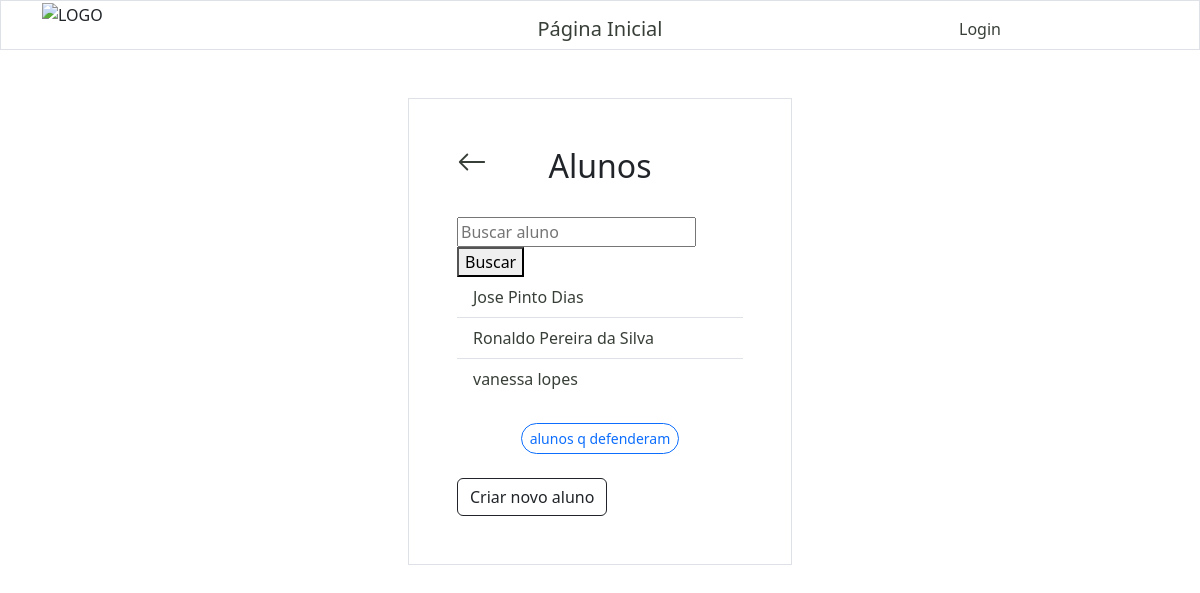
Page /alunos/ on the earlier database version.
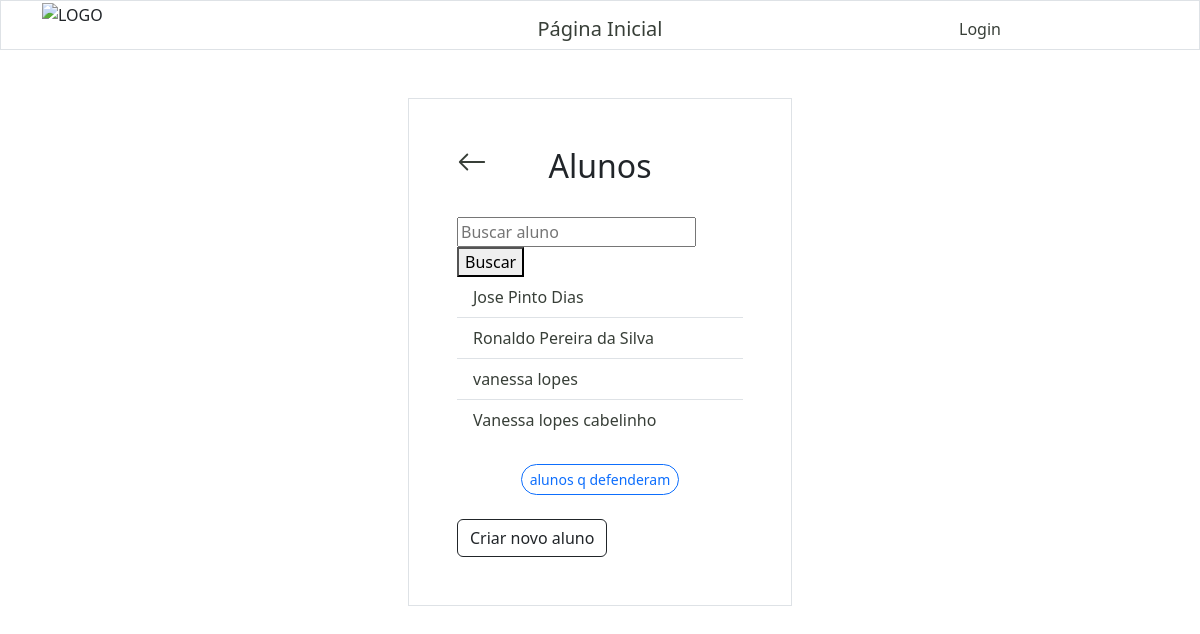
Same page on the later database version.
### alunos/models.py (models this page shows, shortened)
class Aluno(models.Model):
    nome = models.CharField(max_length=255)
    sobrenome = models.CharField(max_length=255)
    curso = models.ForeignKey(Turma, on_delete=models.SET_NULL, null=True)
    orientadores = models.ManyToManyField('docentes.Docente', related_name='alunos_orientados')
    defesa = models.BooleanField(blank=True)
    data_defesa = models.DateField(null=True, blank=True)
    artigo = models.URLField(max_length=400, blank=True)
    bolsista = models.CharField(max_length=30)
    obs = models.TextField(max_length=255, blank=True)
    email = models.EmailField(max_length=255, null=True)
    matricula = models.CharField(max_length=20, null=True)

### alunos/views.py (the view)
# urls.py: path('alunos/', views.alunos, name='alunos'),
def alunos(request):
    query = request.GET.get('aluno')
    if query:
        keywords = query.split()
        query_list = []
        for keyword in keywords:
            query_list.append(Q(nome__icontains=keyword) | Q(sobrenome__icontains=keyword))
        pesquisa = Q()
        for query_item in query_list:
            pesquisa |= query_item
        alunosValues = Aluno.objects.filter(pesquisa)
    else:
        alunosValues = Aluno.objects.all()
    aluno_defendeu = Aluno.objects.filter(defesa=True)
    context = {'alunosValues': alunosValues, 'aluno_defendeu': aluno_defendeu}
    return render(request, 'alunosList.html', context)

### alunos/templates/alunosList.html (shortened to what this page needs)
{% extends "master.html" %}
{% block content %}
    {% include "header.html" %}
    <div class="row">
        <div class="col"></div>
        <div class="col">
            <div class="container p-5 my-5 border">
                <div class="row mb-4">
                    <div class="col">
                        <a href="/">
                            <svg xmlns="http://www.w3.org/2000/svg" width="30" height="30" fill="currentColor" class="bi bi-arrow-left" viewBox="0 0 16 16">
                                <path fill-rule="evenodd" d="M15 8a.5.5 0 0 0-.5-.5H2.707l3.147-3.146a.5.5 0 1 0-.708-.708l-4 4a.5.5 0 0 0 0 .708l4 4a.5.5 0 0 0 .708-.708L2.707 8.5H14.5A.5.5 0 0 0 15 8"/>
                            </svg>
                        </a>
                    </div>
                    <div class="col-6">
                        <h2 class="text-center">Alunos</h2>
                    </div>
                    <div class="col"></div>
                  </div>
                  <form method="GET">
                    <input type="text" name="aluno" placeholder="Buscar aluno">
                    <button type="submit">Buscar</button>
                </form>
                <ul class="list-group list-group-flush">
                    {% for x in alunosValues %}
                    <li class="list-group-item"> <a href="alunoInfo/{{ x.id }}"> {{ x.nome }} {{ x.sobrenome }}</a> </li>
                    {% endfor %}
                </ul>
                <div class="text-center mt-4">
                    <button class="btn btn-outline-primary btn-sm rounded-pill" type="button" data-bs-toggle="collapse" data-bs-target="#def" aria-expanded="false" aria-controls="def">
                        alunos q defenderam
                    </button>
                </div>
                <div class="container px-0 mt-4">
                    <a href="{% url 'criar_aluno'%}">
                        <button type="button" class="btn btn-outline-dark">
                            Criar novo aluno
                        </button>
                    </a>
                </div>
            </div>
        </div>
        <div class="col"></div>
    </div>
{% endblock %}

Differences in the rows shown:
added Aluno: nome "Vanessa", sobrenome "lopes cabelinho"
